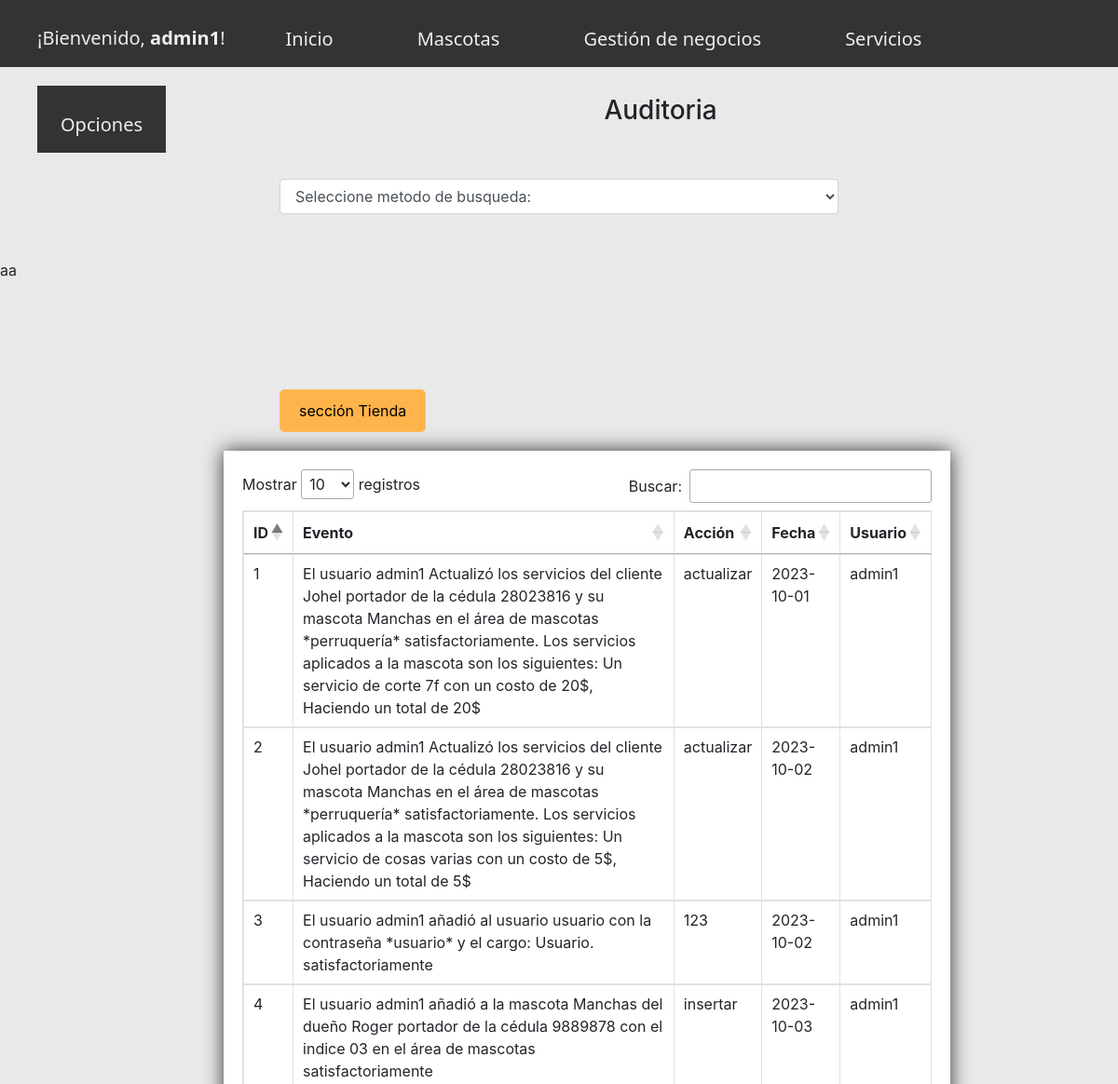
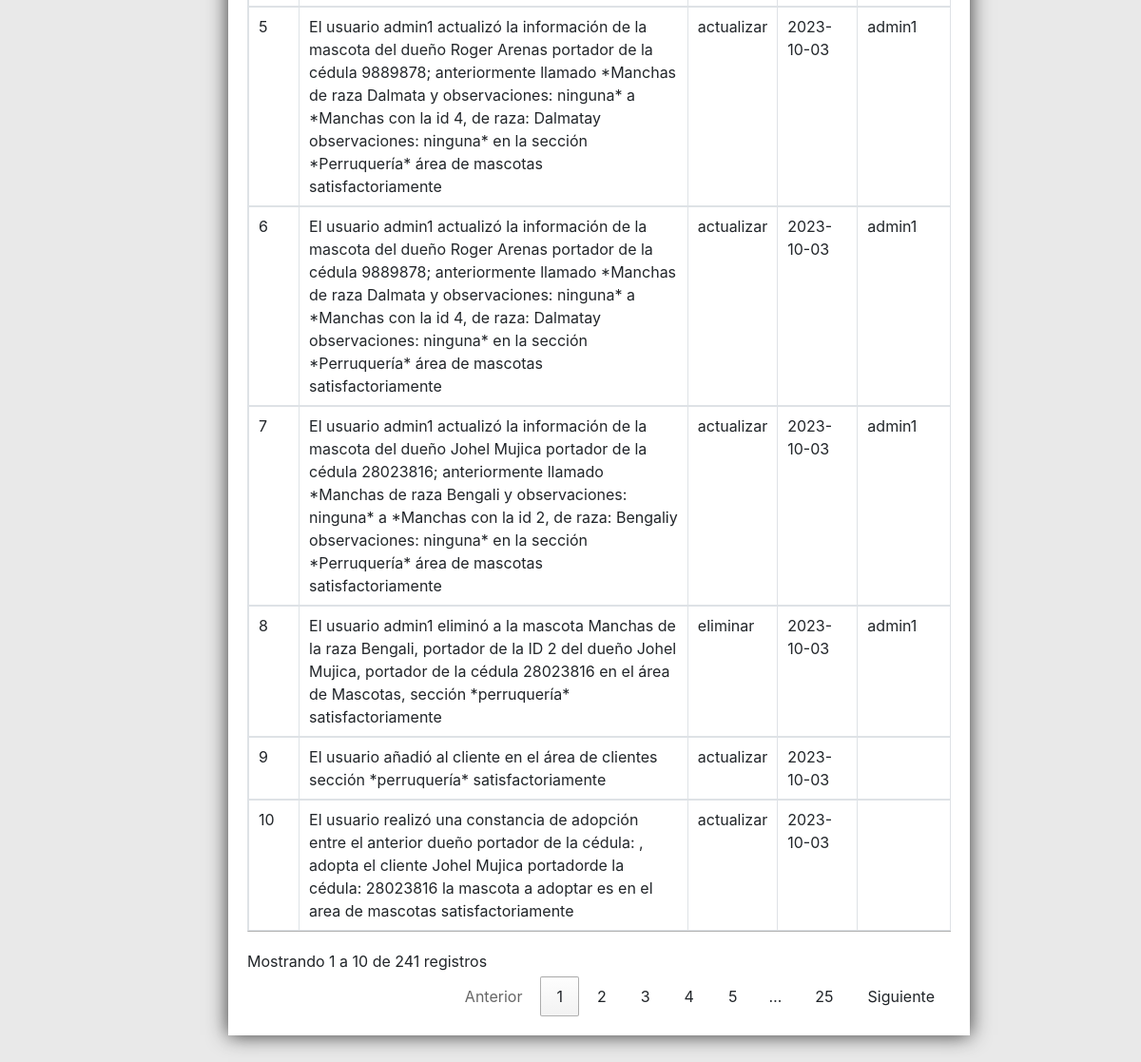
The page /Auditorias.php (signed in) on the database its author committed (2 pictures, top to bottom).
### tables this page shows
CREATE TABLE `auditoria` (
  `id` int(20) NOT NULL AUTO_INCREMENT,
  `descripcion` varchar(1000) NOT NULL,
  `evento` varchar(20) NOT NULL,
  `datetime` date NOT NULL,
  `user_res` varchar(20) NOT NULL,
  PRIMARY KEY (`id`)
);

### Auditorias.php (the view, shortened to what this page needs)
<?php
include "top.php";
$ver = new SelectDatos();
$conectar = $ver->Buscador();
	$sentencia_select=$conectar->prepare('SELECT *FROM auditoria ORDER BY id DESC');
	$sentencia_select->execute();
	$resultado=$sentencia_select->fetchAll();
 ?>
<!DOCTYPE html>
<html lang="es">
<head>
	<link rel="stylesheet" href="./css/bootstrap.css">
<link rel="stylesheet" href="./css/body.css">
<link rel="stylesheet" href="./css/top.css">
</head>
<body style="background-color: #e9e9e9">
	<div class="contenedor">
		<h3 class="centrado">Auditoria</h3>
		<div class="barra__buscador">
			<br>
			<br>
			<div class="centrado">
			<select class="form-control" style="margin-left: 25%; width: 50%" id="so" name="so" class="">
			<option value="0">Seleccione metodo de busqueda: </option>
		</select>
		<br>
		<br>
		</div>
		<div id="ShowOption">aa</div>
         <br>
		<br>
		 <br>
		<br>
<div class="jaula">
<a href="AuditoriaTienda.php" class="btn_a">sección Tienda</a>
</div>
<div class="container" style="width: 65%; margin-right: 100px; margin-left: 240px; margin-bottom: 100px; padding: 20px; background-color: #fff; text-shadow: 0 0 30px #fff;
			       box-shadow: 0 0 20px #333">
		<table class="table table-bordered" id="tabla_a">
			<thead>
			<tr class="head">
				<th class="formularioesp2">ID</th>
				<th class="formularioesp2">Evento</th>
				<th class="formularioesp2">Acción</th>
				<th class="formularioesp2">Fecha</th>
				<th class="formularioesp2">Usuario</th>
			</thead>
			<?php foreach($resultado as $fila):?>
				<tr >
					<td class="formularioesp"><?php echo $fila['id']; ?></td>
					<td class="formularioesp"><?php echo $fila['descripcion']; ?></td>
					<td class="formularioesp"><?php echo $fila['evento']; ?></td>
					<td class="formularioesp"><?php echo $fila['datetime']; ?></td>
					<td class="formularioesp"><?php echo $fila['user_res']; ?></td>
				</tr>
			<?php endforeach ?>
		</table>
	</div>
</div>
</body>
</html>

### top.php (shortened to what this page needs)
<?php require "confirm.php";
class anuncio
{
public function emitirAnuncio(){
  return "¡Bienvenido, <strong>".$_SESSION['username']."</strong>!";
  }
}
?>
<!DOCTYPE html>
<html>
<link rel="stylesheet"  type="text/css" href="./css/bootstrap.css">
<link rel="stylesheet"  type="text/css" href="./css/body.css">
<link rel="stylesheet"  type="text/css" href="./css/top.css">
<link rel="stylesheet" href="DataTables/DataTables-1.13.6/css/dataTables.bootstrap5.min.css">
  <link rel="stylesheet" href="DataTables/datatables.css" rel="stylesheet">
<head>
</head>
<body>
<ul class="menu-h">
<div class ="na">
	<li class="mp" style="text-decoration:none; font-family: Segoe UI; color: #eee; margin-top: 26px;">
    <?php $anuncio = new anuncio();
         echo $a = $anuncio->emitirAnuncio(); ?></a>
  </li>
<li class="mp"><a class="a" href="inicio.php" style="text-decoration:none;
                                                    font-family: Segoe UI;">Inicio</a>
</li>
<li class="mp"><a class="a" href="VerMascotas.php" style="text-decoration:none;
font-family: Segoe UI;">Mascotas</a>
</li>
<li class="mp"><a class="a" href="VerClientes.php" style="text-decoration:none; font-family: Segoe UI;">Gestión de negocios</a>
</li>
<li class="mp"><a class="a" href="VerConsultas.php" style="text-decoration:none; font-family: Segoe UI;">Servicios</a>
</li>
<li class="mp"><a class="a" href="Auditorias.php" style="text-decoration:none; font-family: Segoe UI;">Opciones</a>
</li>
<br>
<br>
<br>
</div>
</ul>
</body>
</html>

### css/body.css (style rules this page uses)
.centrado { text-align: center; }
.formularioesp { border: 1px solid #5c9b9c; margin-top: 5px; margin-bottom: 5px; }
.formularioesp2 { border: 1px solid black; margin-top: 5px; margin-bottom: 5px; }
.jaula { margin: 20px; margin-left: 300px; }

### css/top.css (style rules this page uses)
.menu-h { list-style: none; justify-content: space-around; background-color:#333; margin-bottom: 30px; }
.mp { float:left; margin-bottom: 20px; margin-right: 40px; color:black; font-family: Segoe UI; font-size: 20px; }
.a { outline: none; text-decoration: none; padding: 12px 25px 0; line-height: 3; display: inline-block; color: white; background-color: #eee; font-family: Product Sans; }
.a:link { outline: none; text-decoration: none; display: inline-block; color: #eee; }
.a:link, .a:visited, .a:focus { background: #333; color:#eee; }
.btn_a { display: inline-block; padding: 10px 20px; background-color: #ffb34b; color: black; text-align: center; font-size: 16px; border: none; border-radius: 5px; cursor: pointer; text-decoration: none; }
.btn_a:link { outline: none; text-decoration: none; display: inline-block; border: 1px solid #ffbe65 ; color: black; }
.btn_a:link, .btn_a:visited, .btn_a:focus { background: #ffb34b; border: 1px solid #ffbe65; color:black; }

### rows shown on the page
auditoria: id "10", descripcion "El usuario realizó una constancia de adopción entre el anterior dueño portador de la cédula: , adopta el cliente Johel Mujica portadorde la cédula: 28023816 la mascota a adoptar es en el area de mascotas satisfactoriamente", evento "actualizar", datetime "2023-10-03"
auditoria: id "9", descripcion "El usuario añadió al cliente en el área de clientes sección *perruquería* satisfactoriamente", evento "actualizar", datetime "2023-10-03"
auditoria: id "8", descripcion "El usuario admin1 eliminó a la mascota Manchas de la raza Bengali, portador de la ID 2 del dueño Johel Mujica, portador de la cédula 28023816 en el área de Mascotas, sección *perruquería* satisfactoriamente", evento "eliminar", datetime "2023-10-03", user_res "admin1"
auditoria: id "7", descripcion "El usuario admin1 actualizó la información de la mascota del dueño Johel Mujica portador de la cédula 28023816; anteriormente llamado *Manchas de raza Bengali y observaciones: ninguna* a *Manchas con la id 2, de raza: Bengaliy observaciones: ninguna* en la sección *Perruquería* área de mascotas satisfactoriamente", evento "actualizar", datetime "2023-10-03", user_res "admin1"
auditoria: id "6", descripcion "El usuario admin1 actualizó la información de la mascota del dueño Roger Arenas portador de la cédula 9889878; anteriormente llamado *Manchas de raza Dalmata y observaciones: ninguna* a *Manchas con la id 4, de raza: Dalmatay observaciones: ninguna* en la sección *Perruquería* área de mascotas satisfactoriamente", evento "actualizar", datetime "2023-10-03", user_res "admin1"
auditoria: id "5", descripcion "El usuario admin1 actualizó la información de la mascota del dueño Roger Arenas portador de la cédula 9889878; anteriormente llamado *Manchas de raza Dalmata y observaciones: ninguna* a *Manchas con la id 4, de raza: Dalmatay observaciones: ninguna* en la sección *Perruquería* área de mascotas satisfactoriamente", evento "actualizar", datetime "2023-10-03", user_res "admin1"
auditoria: id "4", descripcion "El usuario admin1 añadió a la mascota Manchas del dueño Roger portador de la cédula 9889878 con el indice 03 en el área de mascotas satisfactoriamente", evento "insertar", datetime "2023-10-03", user_res "admin1"
auditoria: id "3", descripcion "El usuario admin1 añadió al usuario usuario con la contraseña *usuario* y el cargo: Usuario. satisfactoriamente", evento "123", datetime "2023-10-02", user_res "admin1"
auditoria: id "2", descripcion "El usuario admin1 Actualizó los servicios del cliente Johel portador de la cédula 28023816 y su mascota Manchas en el área de mascotas *perruquería* satisfactoriamente. Los servicios aplicados a la mascota son los siguientes: Un servicio de cosas varias con un costo de 5$, Haciendo un total de 5$", evento "actualizar", datetime "2023-10-02", user_res "admin1"
auditoria: id "1", descripcion "El usuario admin1 Actualizó los servicios del cliente Johel portador de la cédula 28023816 y su mascota Manchas en el área de mascotas *perruquería* satisfactoriamente. Los servicios aplicados a la mascota son los siguientes: Un servicio de corte 7f con un costo de 20$, Haciendo un total de 20$", evento "actualizar", datetime "2023-10-01", user_res "admin1"

### other values the page prints
$_SESSION['username'] "admin1"
